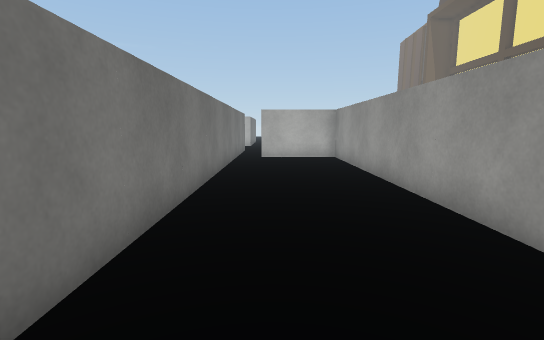
view 1 (above)

16 first-person views from a walk through a Unity game level. The camera is 1.3 m above the floor, tilts 8° down and sees 85° across. The floor is counted in squares, 1 m on a side. Each view is taken from the middle of a square. On the plan, view 1 faces up. The plan holds only what a view shows up to about 14 squares ahead; the rest is blank. The place goes on beyond the plan. The player is left out. Some surface patterns are stand-ins.

view 2
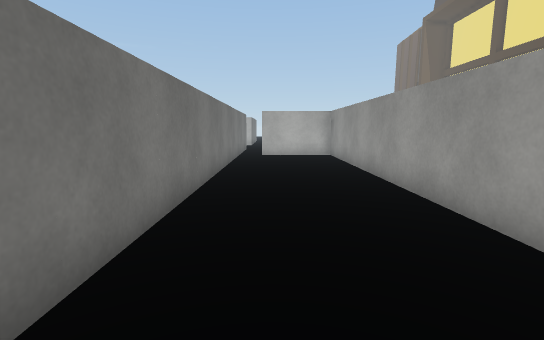

view 3
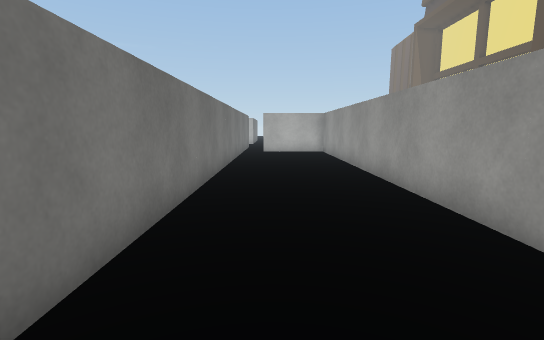

view 4
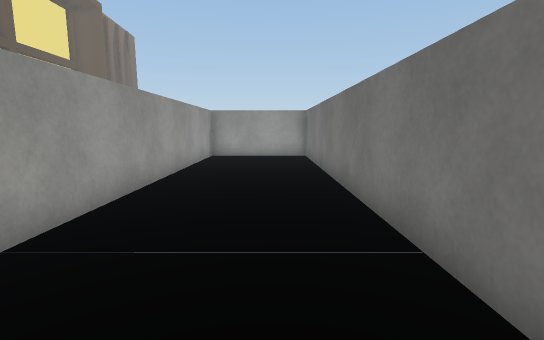

view 5
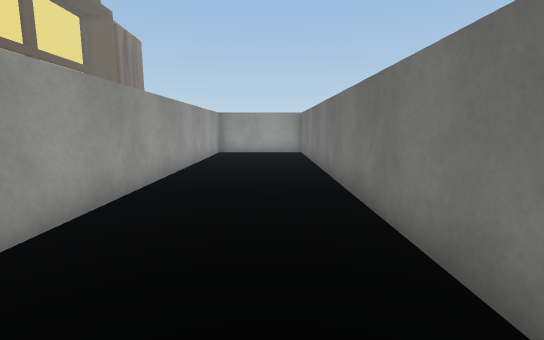

view 6
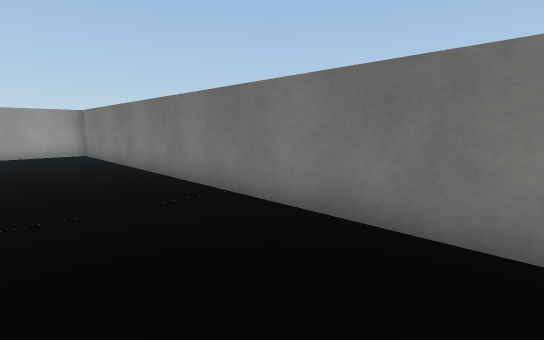

view 7
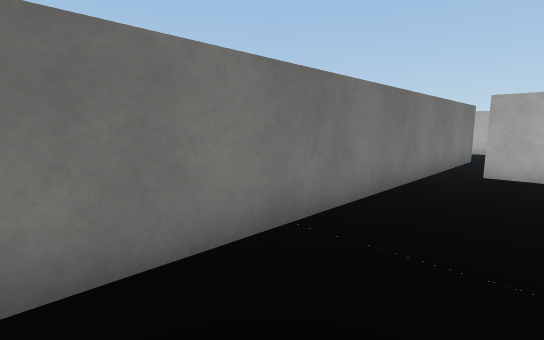

view 8
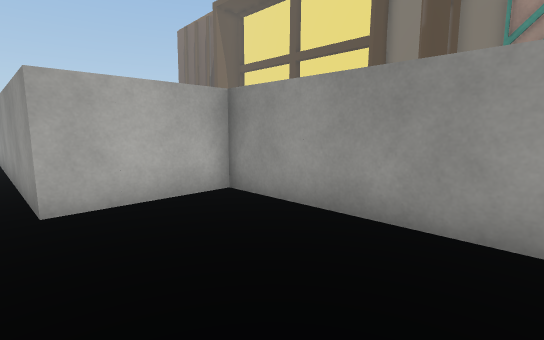

view 9
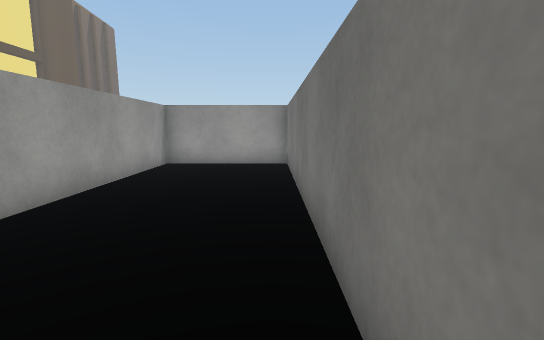

view 10
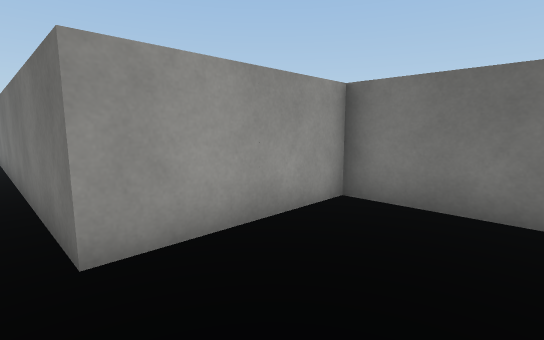

view 11
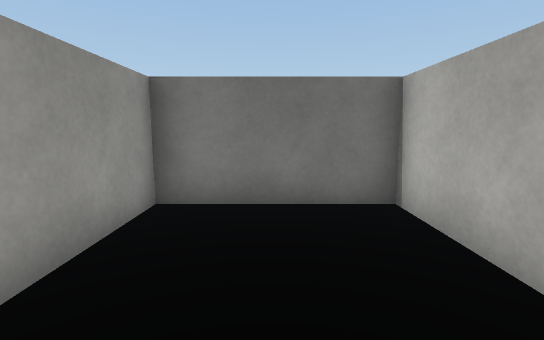

view 12
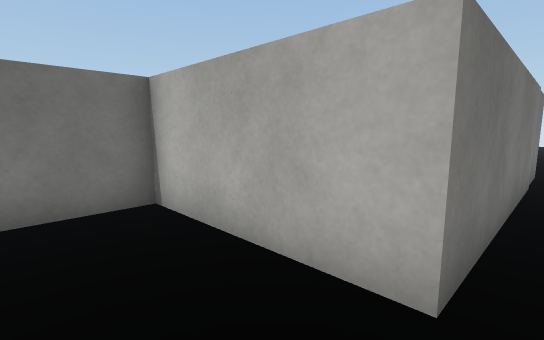

view 13
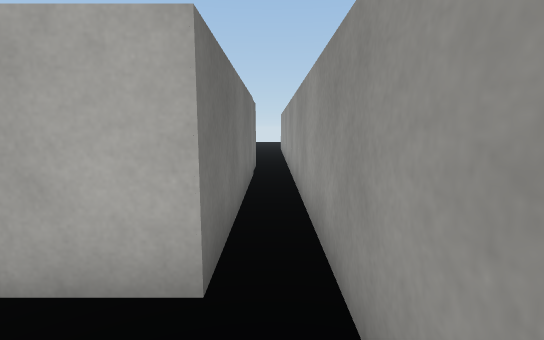

view 14
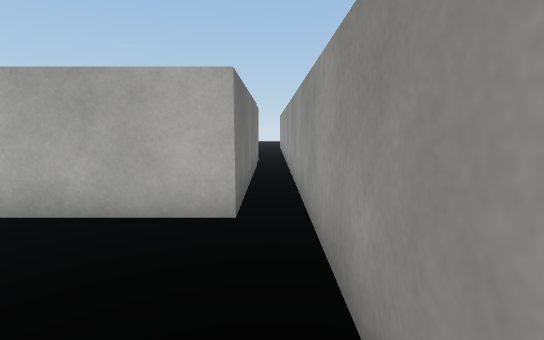

view 15
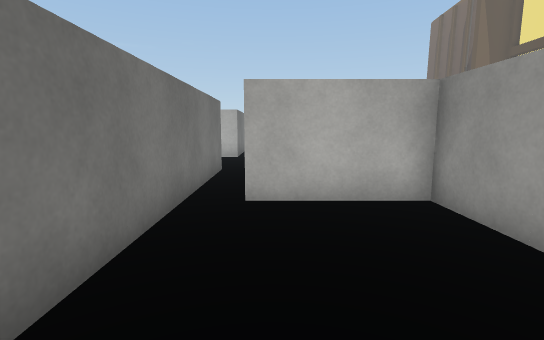

view 16
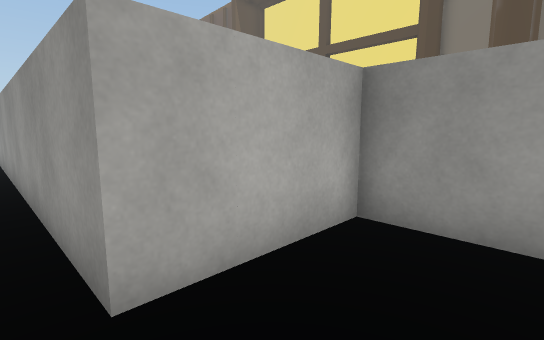

### Floor plan
Points are (right, up) in squares from view 1. A wall is a line through its corners. A room is listed if a view was taken in it or the views show most of it. See-through windows are left out.
Room 1 (views 1, 2, 3, 4, 5, 6, 7, 8, 9, 14, 15, 16)
walls: (-0.5, 13.4) (-0.5, 17.6); (-1.5, 17.1) (-1.5, -3.6) (2.8, -3.6) (2.8, 13) (0.4, 13)
ways out: opening at (-1, 17) to room 2
Room 2 (views 10, 11, 12, 13)
walls: (-0.5, 17.6) (-0.5, 25.5); (-1.5, 25.5) (-1.5, 21.1) (-5.8, 21.1) (-5.8, 17.1) (-1.5, 17.1)
ways out: opening at (-1, 17) to room 1

Positions as (right, up) in squares from view 1, and headings:
1: (0, 0), facing up
2: (0, -1), facing up
3: (0, -3), facing up
4: (0, 10), facing down
5: (0, 12), facing down
6: (2, 12), facing down-left
7: (1, 4), facing up-left
8: (-1, 8), facing up-right
9: (-1, 7), facing down
10: (-1, 20), facing down-left
11: (-1, 19), facing left
12: (-1, 19), facing up-left
13: (-1, 19), facing up
14: (-1, 17), facing up
15: (0, 8), facing up
16: (-1, 11), facing up-right
